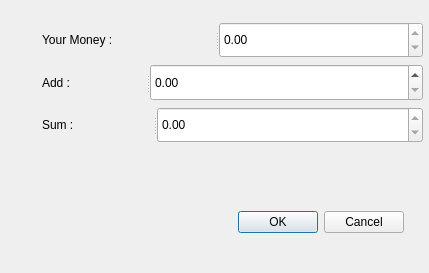
<?xml version="1.0" encoding="UTF-8"?>
<ui version="4.0">
 <class>IncreaseMoney</class>
 <widget class="QDialog" name="IncreaseMoney">
  <property name="geometry">
   <rect>
    <x>0</x>
    <y>0</y>
    <width>429</width>
    <height>273</height>
   </rect>
  </property>
  <property name="sizePolicy">
   <sizepolicy hsizetype="Fixed" vsizetype="Fixed">
    <horstretch>0</horstretch>
    <verstretch>0</verstretch>
   </sizepolicy>
  </property>
  <property name="windowTitle">
   <string>Dialog</string>
  </property>
  <widget class="QDialogButtonBox" name="btn_box">
   <property name="geometry">
    <rect>
     <x>120</x>
     <y>210</y>
     <width>284</width>
     <height>25</height>
    </rect>
   </property>
   <property name="orientation">
    <enum>Qt::Horizontal</enum>
   </property>
   <property name="standardButtons">
    <set>QDialogButtonBox::Cancel|QDialogButtonBox::Ok</set>
   </property>
  </widget>
  <widget class="QWidget" name="layoutWidget">
   <property name="geometry">
    <rect>
     <x>42</x>
     <y>22</y>
     <width>381</width>
     <height>121</height>
    </rect>
   </property>
   <layout class="QGridLayout" name="gridLayout">
    <item row="0" column="0">
     <widget class="QSplitter" name="splitter">
      <property name="orientation">
       <enum>Qt::Horizontal</enum>
      </property>
      <widget class="QLabel" name="lbl_money_now">
       <property name="text">
        <string>Your Money :</string>
       </property>
      </widget>
      <widget class="QDoubleSpinBox" name="spb_money">
       <property name="enabled">
        <bool>true</bool>
       </property>
       <property name="readOnly">
        <bool>true</bool>
       </property>
       <property name="maximum">
        <double>100000000.000000000000000</double>
       </property>
      </widget>
     </widget>
    </item>
    <item row="1" column="0">
     <widget class="QSplitter" name="splitter_2">
      <property name="orientation">
       <enum>Qt::Horizontal</enum>
      </property>
      <widget class="QLabel" name="lbl_add">
       <property name="text">
        <string>Add : </string>
       </property>
      </widget>
      <widget class="QDoubleSpinBox" name="spb_add">
       <property name="maximum">
        <double>10000000.000000000000000</double>
       </property>
      </widget>
     </widget>
    </item>
    <item row="2" column="0">
     <widget class="QSplitter" name="splitter_3">
      <property name="orientation">
       <enum>Qt::Horizontal</enum>
      </property>
      <widget class="QLabel" name="lbl_sum">
       <property name="text">
        <string>Sum : </string>
       </property>
      </widget>
      <widget class="QDoubleSpinBox" name="spb_sum">
       <property name="readOnly">
        <bool>true</bool>
       </property>
       <property name="maximum">
        <double>100000000.000000000000000</double>
       </property>
      </widget>
     </widget>
    </item>
   </layout>
  </widget>
 </widget>
 <resources/>
 <connections>
  <connection>
   <sender>btn_box</sender>
   <signal>accepted()</signal>
   <receiver>IncreaseMoney</receiver>
   <slot>accept()</slot>
   <hints>
    <hint type="sourcelabel">
     <x>248</x>
     <y>254</y>
    </hint>
    <hint type="destinationlabel">
     <x>157</x>
     <y>274</y>
    </hint>
   </hints>
  </connection>
  <connection>
   <sender>btn_box</sender>
   <signal>rejected()</signal>
   <receiver>IncreaseMoney</receiver>
   <slot>reject()</slot>
   <hints>
    <hint type="sourcelabel">
     <x>316</x>
     <y>260</y>
    </hint>
    <hint type="destinationlabel">
     <x>286</x>
     <y>274</y>
    </hint>
   </hints>
  </connection>
 </connections>
</ui>
